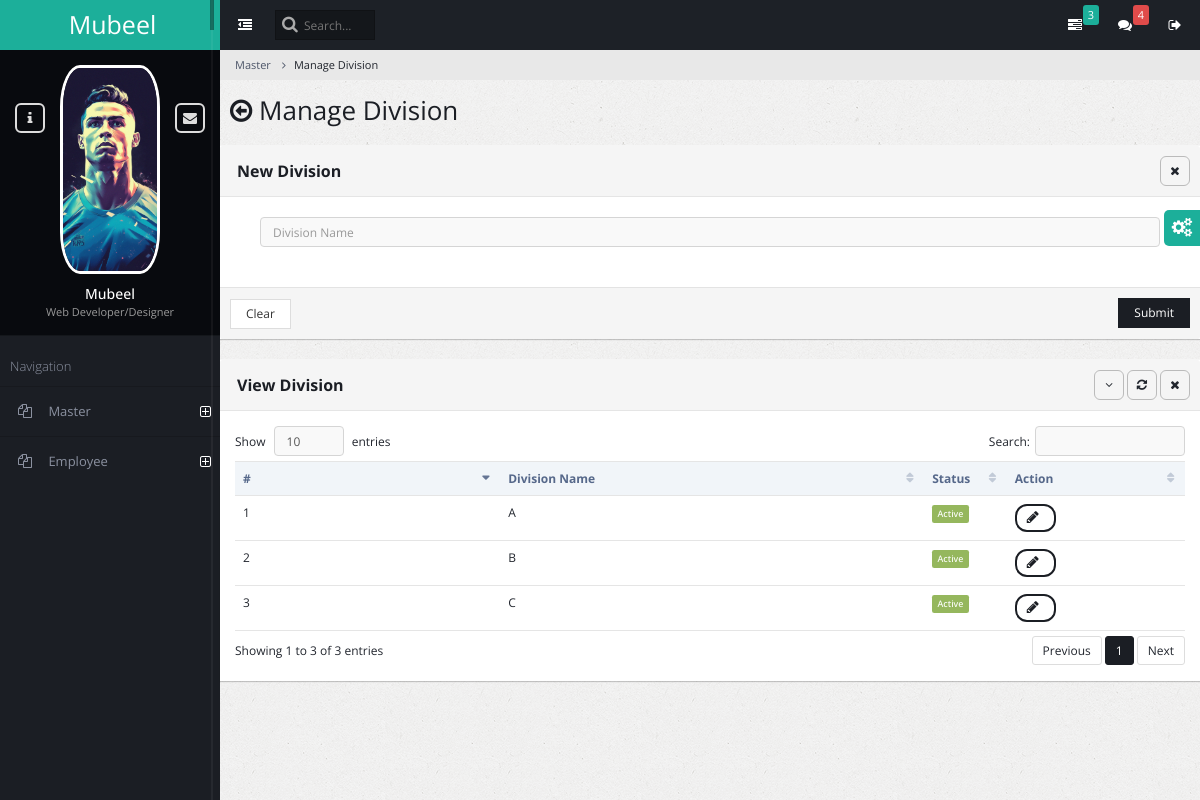
The page /ad_division_manage on the database its author committed.
### admin_master/models.py (models this page shows)
class AmsDivision(models.Model):
    division_name = models.CharField(max_length=150)
    status = models.BooleanField(default=True)

### admin_master/views.py (the view, shortened to what this page needs)
# urls.py: path('ad_division_manage', views.admin_division_manage, name='admin_division_manage'),
def admin_division_manage(request):
    ams_divisions = AmsDivision.objects.all()
    return render(request, 'admin_master_division_manage.html', {'ams_divisions': ams_divisions})

### admin_master/templates/admin_master_division_manage.html (shortened to what this page needs)
{% extends "base.html" %}
{% block content %}
<ul class="breadcrumb">
    <li><a href="#">Master</a></li>
    <li class="active">Manage Division</li>
</ul>
<div class="content-frame-top">
    <div class="page-title">
        <h2><span class="fa fa-arrow-circle-o-left"></span> Manage Division</h2>
    </div>
</div>
<form method="post" action="{% url 'admin_division_manage' %}">
<div class="panel panel-default">
    <div class="panel-heading ui-draggable-handle">
        <h1 class="panel-title"><strong></strong><b>New Division</b></h1>
        <ul class="panel-controls">
            <li><a href="#" class="panel-remove"><span class="fa fa-times"></span></a></li>
        </ul>
    </div>
    <div class="panel-body">
        <div class="block">
            <div class="col-md-12">
                <div>
                    <input type="text" placeholder="Division Name" name="division_name" required class="form-control">
                </div>
            </div>
        </div>
    </div>
    <div class="panel-footer">
        <input type="reset" class="btn btn-default" value="Clear">
        <button class="btn btn-primary pull-right">Submit</button>
    </div>
</div>
</form>
<div class="panel panel-default">
    <div class="panel-heading ui-draggable-handle">
        <h1 class="panel-title"><b>View Division</b></h1>
        <ul class="panel-controls">
            <li><a href="#" class="panel-collapse"><span class="fa fa-angle-down"></span></a></li>
            <li><a href="#" class="panel-refresh"><span class="fa fa-refresh"></span></a></li>
            <li><a href="#" class="panel-remove"><span class="fa fa-times"></span></a></li>
        </ul>
    </div>
    <div class="panel-body">
        <table class="table datatable dataTable no-footer" id="DataTables_Table_0" role="grid" aria-describedby="DataTables_Table_0_info">
            <thead>
                <tr role="row"><th class="sorting_asc" tabindex="0" aria-controls="DataTables_Table_0" rowspan="1" colspan="1" aria-sort="ascending" aria-label="Name: activate to sort column ascending" style="width: 198px;">#</th><th class="sorting" tabindex="0" aria-controls="DataTables_Table_0" rowspan="1" colspan="1" aria-label="Position: activate to sort column ascending" style="width: 309px;">Division Name</th><th class="sorting" tabindex="0" aria-controls="DataTables_Table_0" rowspan="1" colspan="1" aria-label="Age: activate to sort column ascending" style="width: 70px;">Status</th><th class="sorting" tabindex="0" aria-controls="DataTables_Table_0" rowspan="1" colspan="1" aria-label="Start date: activate to sort column ascending" style="width: 137px;">Action</th></tr>
            </thead>
            <tbody>
                {% for ams_division in ams_divisions %}
                <tr id="{{ams_division.id}}" >
                    <td>{{ forloop.counter }}</td>
                    <td>{{ ams_division.division_name }}</td>
                    <td>
                        {% if ams_division.status %}
                            <span class="label label-success">Active</span>
                        {% else %}
                            <span class="label label-danger">Deactive</span>
                        {% endif %}
                    </td>
                    <td>
                        <button class="btn btn-primary btn-rounded" onClick="edit_divsrow({{ ams_division.id }});" data-toggle="modal" data-target="#modal_basic">
                            <span id="spinner{{ams_division.id}}" class="fa fa-pencil"></span>
                        </button>
                    </td>
                </tr>
                {% endfor %}
            </tbody>
        </table>
    </div>
</div>
{% endblock content %}

### rows shown on the page
AmsDivision: division_name "A", status "Active"
AmsDivision: division_name "B", status "Active"
AmsDivision: division_name "C", status "Active"
